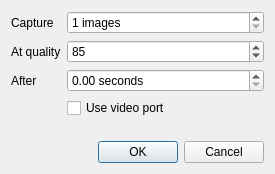
<?xml version="1.0" encoding="UTF-8"?>
<ui version="4.0">
 <class>capture_dialog</class>
 <widget class="QDialog" name="capture_dialog">
  <property name="geometry">
   <rect>
    <x>0</x>
    <y>0</y>
    <width>275</width>
    <height>174</height>
   </rect>
  </property>
  <property name="windowTitle">
   <string>Capture</string>
  </property>
  <layout class="QVBoxLayout" name="verticalLayout">
   <item>
    <layout class="QFormLayout" name="form_layout">
     <item row="0" column="0">
      <widget class="QLabel" name="count_label">
       <property name="text">
        <string>Capture</string>
       </property>
       <property name="buddy">
        <cstring>count_spinbox</cstring>
       </property>
      </widget>
     </item>
     <item row="2" column="0">
      <widget class="QLabel" name="sync_label">
       <property name="text">
        <string>After</string>
       </property>
       <property name="buddy">
        <cstring>delay_spinbox</cstring>
       </property>
      </widget>
     </item>
     <item row="3" column="1">
      <widget class="QCheckBox" name="video_port_check">
       <property name="text">
        <string>Use video port</string>
       </property>
      </widget>
     </item>
     <item row="0" column="1">
      <widget class="QSpinBox" name="count_spinbox">
       <property name="suffix">
        <string> images</string>
       </property>
       <property name="minimum">
        <number>1</number>
       </property>
      </widget>
     </item>
     <item row="2" column="1">
      <widget class="QDoubleSpinBox" name="delay_spinbox">
       <property name="suffix">
        <string> seconds</string>
       </property>
       <property name="singleStep">
        <double>0.100000000000000</double>
       </property>
      </widget>
     </item>
     <item row="1" column="0">
      <widget class="QLabel" name="quality_label">
       <property name="text">
        <string>At quality</string>
       </property>
       <property name="buddy">
        <cstring>quality_spinbox</cstring>
       </property>
      </widget>
     </item>
     <item row="1" column="1">
      <widget class="QSpinBox" name="quality_spinbox">
       <property name="minimum">
        <number>1</number>
       </property>
       <property name="maximum">
        <number>100</number>
       </property>
       <property name="value">
        <number>85</number>
       </property>
      </widget>
     </item>
    </layout>
   </item>
   <item>
    <widget class="QDialogButtonBox" name="button_box">
     <property name="orientation">
      <enum>Qt::Horizontal</enum>
     </property>
     <property name="standardButtons">
      <set>QDialogButtonBox::Cancel|QDialogButtonBox::Ok</set>
     </property>
    </widget>
   </item>
  </layout>
 </widget>
 <tabstops>
  <tabstop>count_spinbox</tabstop>
  <tabstop>quality_spinbox</tabstop>
  <tabstop>delay_spinbox</tabstop>
  <tabstop>video_port_check</tabstop>
  <tabstop>button_box</tabstop>
 </tabstops>
 <resources/>
 <connections>
  <connection>
   <sender>button_box</sender>
   <signal>accepted()</signal>
   <receiver>capture_dialog</receiver>
   <slot>accept()</slot>
   <hints>
    <hint type="sourcelabel">
     <x>236</x>
     <y>333</y>
    </hint>
    <hint type="destinationlabel">
     <x>157</x>
     <y>140</y>
    </hint>
   </hints>
  </connection>
  <connection>
   <sender>button_box</sender>
   <signal>rejected()</signal>
   <receiver>capture_dialog</receiver>
   <slot>reject()</slot>
   <hints>
    <hint type="sourcelabel">
     <x>254</x>
     <y>333</y>
    </hint>
    <hint type="destinationlabel">
     <x>254</x>
     <y>140</y>
    </hint>
   </hints>
  </connection>
 </connections>
</ui>
